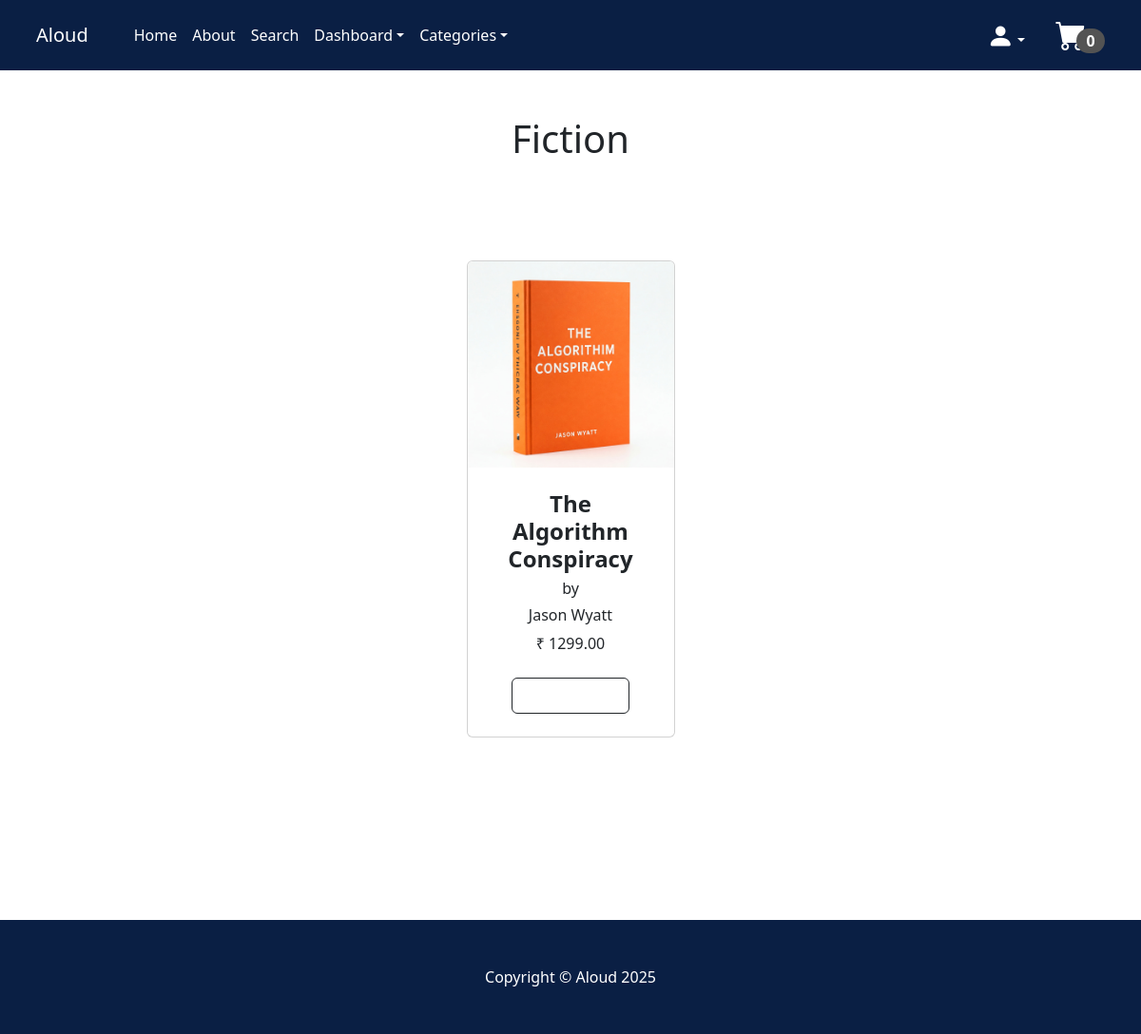
The page /category_dash/Fiction/ (signed in) on the database as committed earlier.
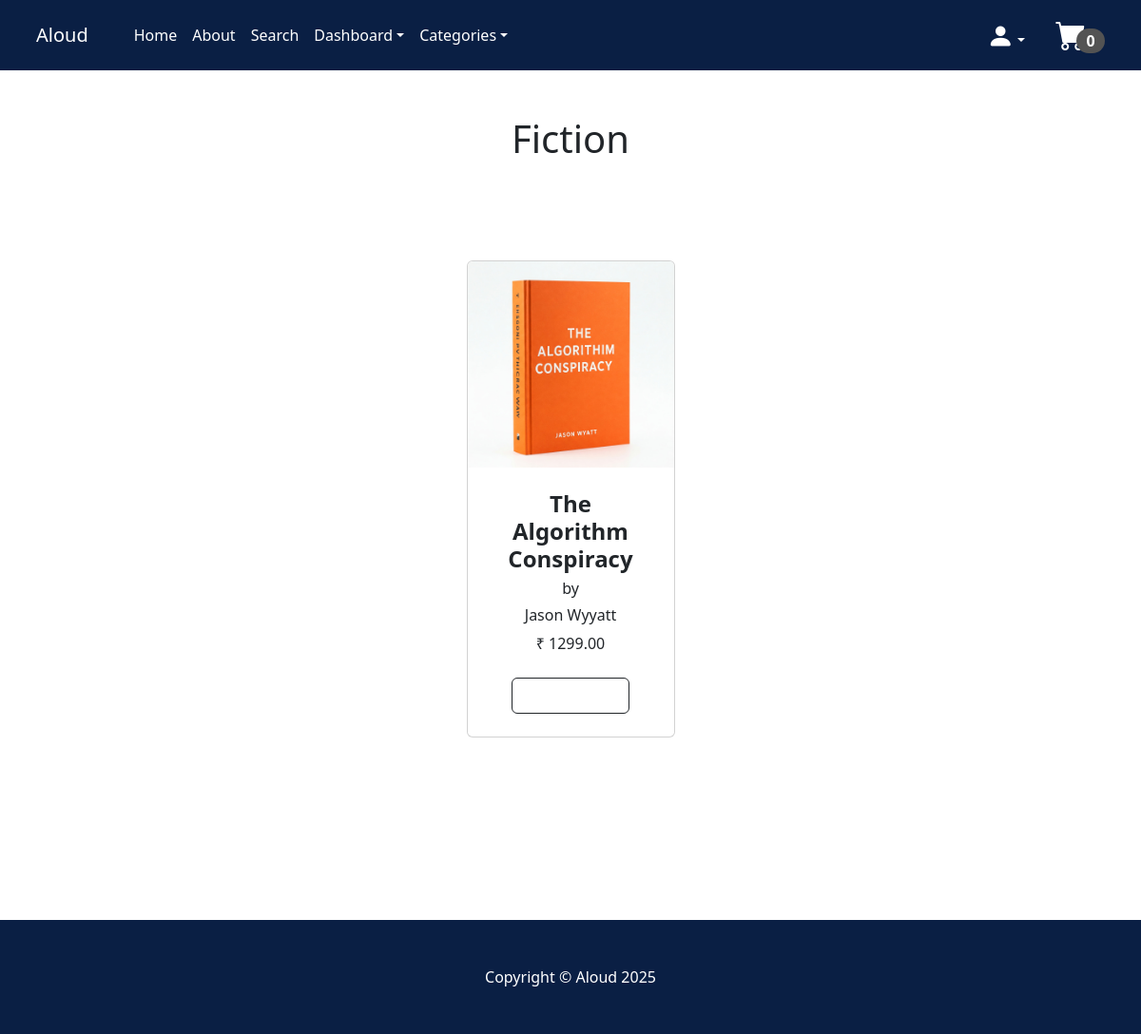
The same page on the database as committed later.
### store/models.py (models this page shows, shortened)
class Product(models.Model):
    book_id = models.CharField(max_length=10)
    name = models.CharField(max_length=50)
    author = models.CharField(max_length=50)
    price = models.DecimalField(default=0, decimal_places=2, max_digits=9)
    category = models.ForeignKey(Category, on_delete=models.CASCADE, default=1)
    stock = models.IntegerField(null=True, blank=False, default=0)
    description = models.TextField(max_length=1000, default='', blank=True, null=True)
    image = models.ImageField(upload_to='uploads/product')
    is_sale = models.BooleanField(default=False)
    sale_price = models.DecimalField(default=0, decimal_places=2, max_digits=9)

### store/views.py (the view)
# urls.py: path('category_dash/<str:cat>/', views.category_dash, name='category_dash'),        #To view all the books in each categories in the dashboard
def category_dash(request, cat):
    if request.user.is_authenticated and request.user.is_superuser:
        cat = cat.replace('_', ' ')
        category = Category.objects.get(name=cat)
        products = Product.objects.filter(category=category)
        return render(request, 'category_dash.html', {'products':products, 'category': category})
    else:
        messages.success(request, 'Access denied to this page')
        return redirect('home')

### cart/cart.py (called while the page is built)
    def __len__(self):
        return sum(self.cart.values())

### cart/context_processors.py (called while the page is built)
def cart(request):
    return{'cart':Cart(request)}

### store/context_processors.py (called while the page is built)
def categories_processor(request):
    return {
        'categories': Category.objects.all()
    }

### store/models.py (called while the page is built)
    def __str__(self):
        return self.name

### store/templates/category_dash.html
{% extends 'base.html' %}
{% block content %}
    <div class="container">
        <div class="row">
            <center>
                <div class="col-12">
<br/><br/>
          <h1>{{category}}</h1>
    <section class="py-5">
      <div class="container px-4 px-lg-5 mt-5">
        <div
          class="row gx-4 gx-lg-5 row-cols-2 row-cols-md-3 row-cols-xl-4 justify-content-center"
        >
          {% if products %}
          {% for product in products %}
          {% if product.is_sale %}
          <div class="col mb-5">
            <div class="card h-100">
                 <div class="badge bg-dark text-white position-absolute" style="top: 0,5 rem; right: 0.5 rem; margin-top: 3px; margin-left: 3px;">Sale</div>
              <img class="card-img-top" src="{{product.image.url}}" alt="..." />
              <div class="card-body p-4">
                <div class="text-center">
                  <h4 class="fw-bolder">{{product.name}}</h4>
                  <h6>by</h6>
                  <h6 class="bold">{{product.author}}</h6>
                   <strike>
                  ₹ {{product.price}}
                  </strike>&nbsp;
                   ₹ {{product.sale_price}}
                </div>
              </div>
              <div class="card-footer p-4 pt-0 border-top-0 bg-transparent">
                <div class="text-center">
                  <a class="btn btn-outline-dark mt-auto" href="{% url 'product' product.id %}"
                    >View Product</a
                  >
                </div>
              </div>
            </div>
          </div>
          {% else %}
          <div class="col mb-5">
            <div class="card h-100">
              <img class="card-img-top" src="{{product.image.url}}" alt="..." />
              <div class="card-body p-4">
                <div class="text-center">
                  <h4 class="fw-bolder">{{product.name}}</h4>
                  <h6>by</h6>
                  <h6 class="bold">{{product.author}}</h6>
                  ₹ {{product.price}}
                </div>
              </div>
              <div class="card-footer p-4 pt-0 border-top-0 bg-transparent">
                <div class="text-center">
                  <a class="btn btn-outline-dark mt-auto" href="{% url 'product' product.id %}"
                    >View Product</a
                  >
                </div>
              </div>
            </div>
          </div>
          {% endif %}
          {% endfor %}
          {% else %}
          <br/><br/><br/><br/>
        <h1 style="text-align: center; color: gray; white-space: nowrap;">Yet To Add....</h1>
        {% endif %}
        </div>
        <br/><br/><br/><br/>
      </div>
    </section>
    </div>
            </center>
        </div>
    </div>
    {% endblock %}

Rows that differ between the two databases and show on the page:
changed Product "The Algorithm Conspiracy": author "Jason Wyatt" → "Jason Wyyatt"
